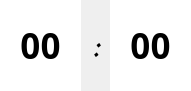
   <widget class="QWidget" name="timer" native="true">
    <property name="geometry">
     <rect>
      <x>640</x>
      <y>50</y>
      <width>191</width>
      <height>91</height>
     </rect>
    </property>
    <widget class="QLabel" name="label">
     <property name="geometry">
      <rect>
       <x>80</x>
       <y>0</y>
       <width>31</width>
       <height>91</height>
      </rect>
     </property>
     <property name="font">
      <font>
       <family>Comic Sans MS</family>
       <pointsize>26</pointsize>
       <weight>75</weight>
       <bold>true</bold>
      </font>
     </property>
     <property name="text">
      <string>:</string>
     </property>
     <property name="alignment">
      <set>Qt::AlignCenter</set>
     </property>
    </widget>
    <widget class="QLabel" name="timer_sec">
     <property name="geometry">
      <rect>
       <x>110</x>
       <y>0</y>
       <width>81</width>
       <height>91</height>
      </rect>
     </property>
     <property name="font">
      <font>
       <family>Arial Black</family>
       <pointsize>26</pointsize>
       <weight>75</weight>
       <bold>true</bold>
      </font>
     </property>
     <property name="styleSheet">
      <string notr="true">background-color:white;</string>
     </property>
     <property name="text">
      <string>00</string>
     </property>
     <property name="alignment">
      <set>Qt::AlignCenter</set>
     </property>
    </widget>
    <widget class="QLabel" name="timer_min">
     <property name="geometry">
      <rect>
       <x>0</x>
       <y>0</y>
       <width>81</width>
       <height>91</height>
      </rect>
     </property>
     <property name="font">
      <font>
       <family>Arial Black</family>
       <pointsize>26</pointsize>
       <weight>75</weight>
       <bold>true</bold>
      </font>
     </property>
     <property name="styleSheet">
      <string notr="true">background-color:white;</string>
     </property>
     <property name="text">
      <string>00</string>
     </property>
     <property name="alignment">
      <set>Qt::AlignCenter</set>
     </property>
    </widget>
   </widget>
